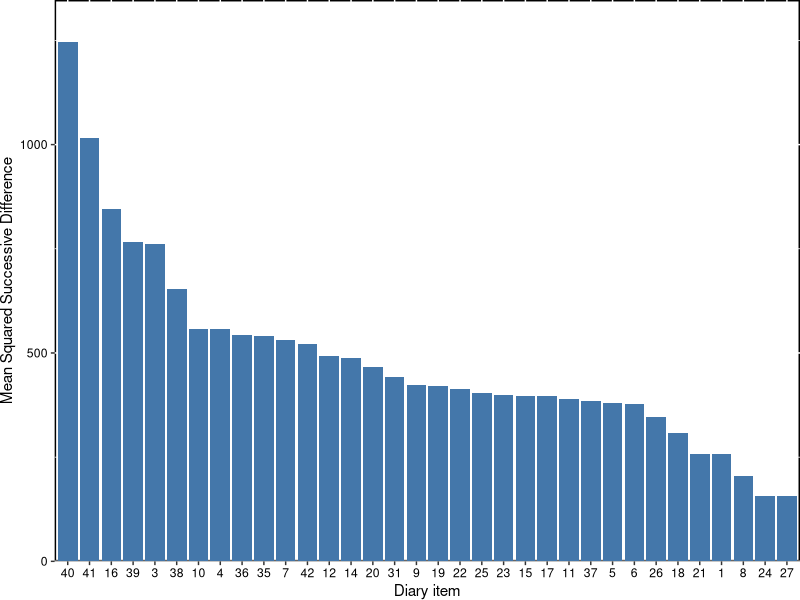

Source code (R):
#!/usr/bin/env Rscript
require(ggplot2)

mssds <- c(1246.91, 1016.78, 845.40, 766.47, 761.93, 653.28, 556.81, 556.41, 542.23, 540.10, 530.92, 521.40, 493.17, 488.83, 466.18, 443.32, 422.30, 420.80, 413.91, 404.42, 399.93, 397.20, 395.84, 390.55,
            383.96, 379.62, 376.74, 347.27, 308.72, 257.35, 257.26, 203.98, 157.38, 157.09)
questionnaire_items <- c(40, 41,  16,  39,  3  , 38,  10,  4  , 36,  35,  7  , 42,  12,  14,  20,  31,  9  , 19,  22,  25,  23,  15,  17,  11,  37,  5  , 6,   26,  18,  21,  1  , 8,   24,  27) 

dat <- data.frame(xx = factor(questionnaire_items),
                  yy = mssds)

margin <- 100
p3 <- ggplot(dat, aes(x= reorder(xx, -yy))) + 
            #geom_histogram(data = subset(dat,yy='a'), breaks=seq(0, 15, by = 1), fill="#4477AA", alpha=.3) + 
            geom_bar(aes(weight = yy), fill="#4477AA" ) +
            #geom_histogram(data = subset(dat,yy='c'), breaks=seq(0, 15, by = .01), fill="#CC6677", alpha=.3) + 
            theme(panel.background = element_rect(fill = 'transparent', colour = 'black', size=1)) +
            theme(axis.text.y = element_text(colour = "black") ) +
            labs(x="Diary item", y="Mean Squared Successive Difference") +
            theme(axis.text.x = element_text(colour = "black") ) +
            theme( plot.margin = unit( c(0,0,0,0) , "in" ) )+
            scale_y_continuous(limits = c(0,max(mssds) + margin), expand = c(0, 0)) +
            #theme(axis.title.x = element_text(vjust = -0.5)) +
            theme(legend.title = element_blank())+
            theme(legend.position="bottom")+
            theme(legend.background = element_rect(colour="transparent"))+
            theme(legend.key = element_rect(fill = "transparent", colour = "transparent")) +
            theme(legend.key.size= unit(3,"lines"))

pdf(file = "mssd-in-hgi.pdf", width=10, height=4)
plot(p3)
dev.off()
